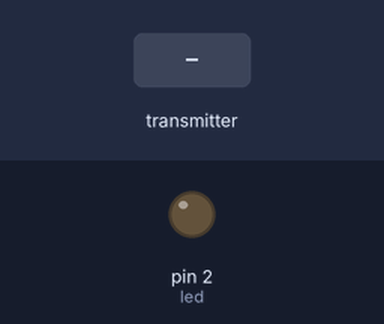
A sketch run on a simulated Arduino Mega 2560, built with avr-gcc and run on an emulated ATmega2560. On the bench: output pins drawn as LEDs (lit = HIGH). Dashed ring = blinking. The test bench sets the inputs (shaded band). No radio packets arrive unless stated.

Above: at 1.2 s.
1.3 s: the transmitter starts sending data = 0
At 1.51 s:
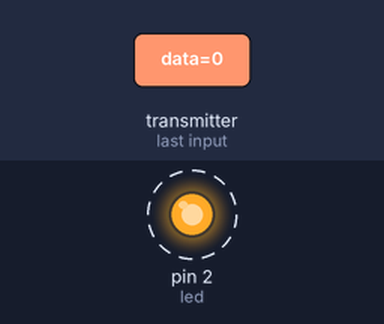
4.3 s: the transmitter starts sending data = 256
At 4.3 s:
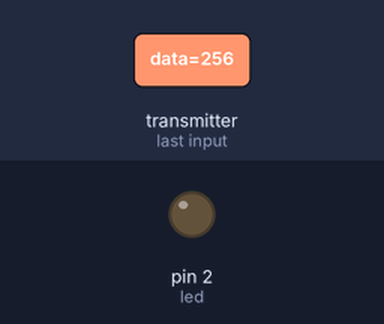
Timing chart, 0 to 7.3 s (numbered marks = the images above; inputs shaded):
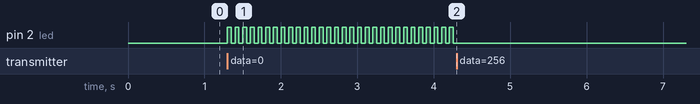

The sketch:

receve_rf.ino
```cpp
#include <nRF24L01.h>
#include <RF24.h>
#include <RF24_config.h>


#include <SPI.h>      //SPI library for communicate with the nRF24L01


RF24 radio(22,24);
int data;
int led = 2;
const byte rxAddr[6] = "00001";

void setup(){
pinMode(led,OUTPUT);
  Serial.begin(9600);
  radio.begin();                    //Start the nRF24 communicate
  radio.openReadingPipe(0, rxAddr);   //Sets the address of the transmitter to which the program will receive data.
  radio.startListening();
  }

void loop(){
 // Serial.println("here");
  if (radio.available()){
    // Serial.println("-----------------------------");
    radio.read(&data, sizeof(data));
   //Serial.println(data);
    if(data==0||data==1){
       digitalWrite (led, !digitalRead (led));
       //Serial.println("-----------------------------");
}
  }
//Serial.println(data);

}
```

Measured:
- after the input at 1.3 s, pin 2 (led): alternates HIGH for 0.05 s and LOW for 0.05 s, starting at once
- after the input at 4.3 s, pin 2 (led): stops changing and stays LOW
